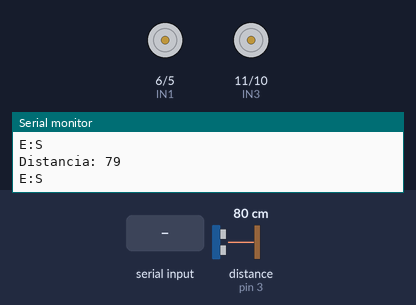
A sketch run on a simulated Arduino Uno, built with avr-gcc and run on an emulated ATmega328P. Parts: motor-driver pin pairs drawn as motors (green arrow = first pin HIGH = forward, orange = second pin HIGH = backward, longer = more drive), the last lines printed to the serial monitor. Wiring (inferred from the names in the program): ultrasonic range finder: trigger pin 2; echo pin 3. The inputs (shaded band) are chosen by the test bench; at power-on: distance to the obstacle (sensor on pin 3) 80 cm. The echo pulse lasts 58.3 µs per cm.

Above: at 1.2 s.
1.3 s: "F" received over Serial
At 1.45 s:
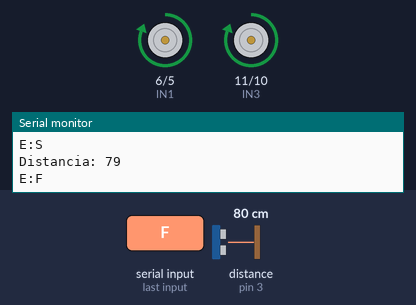
3.1 s: "B" received over Serial
At 3.25 s:
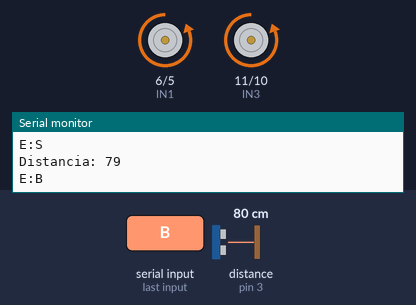
4.9 s: "L" received over Serial
At 5.05 s:
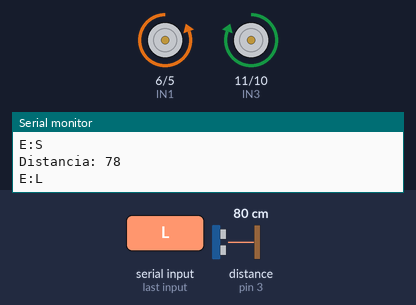
6.7 s: "R" received over Serial
At 6.85 s:
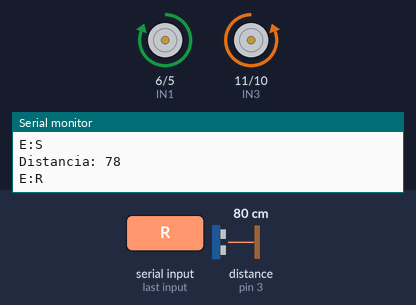
8.5 s: "Q" received over Serial
At 8.65 s:
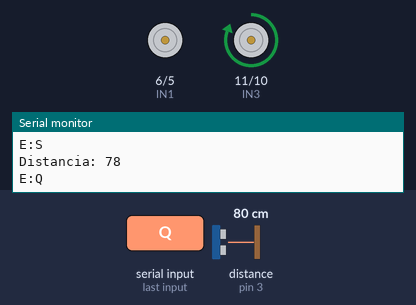
10.3 s: "E" received over Serial
At 10.45 s:
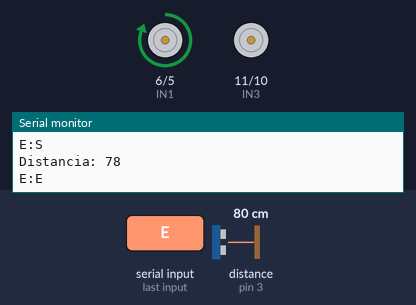
Timing chart, 0 to 13.1 s (numbered marks = the images above; inputs shaded):
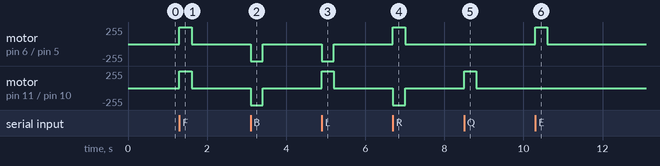

Measured:
- after the input at 1.3 s, motor on pin 6 (IN1) / pin 5 (IN2), motor on pin 11 (IN3) / pin 10 (IN4): stopped → forward 255/255 at once, → stopped 0.31 s later
- after the input at 3.1 s, motor on pin 6 (IN1) / pin 5 (IN2), motor on pin 11 (IN3) / pin 10 (IN4): stopped → backward 255/255 at once, → stopped 0.31 s later
- after the input at 4.9 s, motor on pin 6 (IN1) / pin 5 (IN2): stopped → backward 255/255 at once, → stopped 0.31 s later; motor on pin 11 (IN3) / pin 10 (IN4): stopped → forward 255/255 at once, → stopped 0.31 s later
- after the input at 6.7 s, motor on pin 6 (IN1) / pin 5 (IN2): stopped → forward 255/255 at once, → stopped 0.30 s later; motor on pin 11 (IN3) / pin 10 (IN4): stopped → backward 255/255 at once, → stopped 0.30 s later
- after the input at 8.5 s, motor on pin 11 (IN3) / pin 10 (IN4): stopped → forward 255/255 at once, → stopped 0.30 s later
- after the input at 10.3 s, motor on pin 6 (IN1) / pin 5 (IN2): stopped → forward 255/255 at once, → stopped 0.30 s later

The sketch:

ModoRC.ino
```cpp
// =============================================================
// RC MODE - Car controlled from Unity through the serial port
// Baud rate: 9600
//
// Commands received from Unity (one character, sent every 100 ms):
//   S stop            | F forward          | B backward
//   L turn left       | R turn right
//   Q forward + left  | E forward + right
//   Z backward + left | C backward + right
// Any other character (for example 'M') is ignored.
//
// Messages sent to Unity every 200 ms:
//   "Distancia: <cm>"  -> distance measured by the ultrasonic sensor
//   "E:<command>"      -> command the motors are actually executing
// =============================================================

// ---------- Pins ----------
const int TRIG = 2;   // HC-SR04 trigger
const int ECHO = 3;   // HC-SR04 echo
const int IN1 = 6;    // Motor A (left)
const int IN2 = 5;
const int IN3 = 11;   // Motor B (right)
const int IN4 = 10;

// ---------- Parameters ----------
const unsigned long TIMEOUT_ORDEN = 300;   // ms without commands -> the car stops
const bool FRENO_OBSTACULO = false;        // true = won't move forward if something is close
const int DISTANCIA_MINIMA = 15;           // cm

char orden = 'S';                 // last command received
unsigned long tUltimaOrden = 0;   // time of the last command
unsigned long tInforme = 0;       // time of the last message sent to Unity
long distancia = -1;              // last distance (cm), -1 = no reading

// Sends a 10 us pulse and converts the echo time into centimeters
long medirDistancia() {
  digitalWrite(TRIG, LOW);
  delayMicroseconds(2);
  digitalWrite(TRIG, HIGH);
  delayMicroseconds(10);
  digitalWrite(TRIG, LOW);
  long duracion = pulseIn(ECHO, HIGH, 30000);  // timeout 30 ms (~5 m)
  if (duracion == 0) return -1;                // no echo received
  return duracion * 0.034 / 2;                 // speed of sound 0.034 cm/us, round trip
}

// d = 1 forward, -1 backward, 0 stopped
void motorA(int d) {
  digitalWrite(IN1, d > 0 ? HIGH : LOW);
  digitalWrite(IN2, d < 0 ? HIGH : LOW);
}

void motorB(int d) {
  digitalWrite(IN3, d > 0 ? HIGH : LOW);
  digitalWrite(IN4, d < 0 ? HIGH : LOW);
}

// Translates a command into the direction of each motor
void aplicar(char c) {
  switch (c) {
    case 'F': motorA(1);  motorB(1);  break;
    case 'B': motorA(-1); motorB(-1); break;
    case 'L': motorA(-1); motorB(1);  break;
    case 'R': motorA(1);  motorB(-1); break;
    case 'Q': motorA(0);  motorB(1);  break;
    case 'E': motorA(1);  motorB(0);  break;
    case 'Z': motorA(-1); motorB(0);  break;
    case 'C': motorA(0);  motorB(-1); break;
    default:  motorA(0);  motorB(0);  break;   // 'S' or unknown -> stop
  }
}

void setup() {
  Serial.begin(9600);
  pinMode(TRIG, OUTPUT);
  pinMode(ECHO, INPUT);
  pinMode(IN1, OUTPUT); pinMode(IN2, OUTPUT);
  pinMode(IN3, OUTPUT); pinMode(IN4, OUTPUT);
  aplicar('S');
}

void loop() {
  // 1) Read the commands sent by Unity
  while (Serial.available() > 0) {
    char c = Serial.read();
    if (c == 'S' || c == 'F' || c == 'B' || c == 'L' || c == 'R' ||
        c == 'Q' || c == 'E' || c == 'Z' || c == 'C') {
      orden = c;
      tUltimaOrden = millis();
    }
  }

  // 2) Safety: if Unity stops sending commands, the car stops
  if (millis() - tUltimaOrden > TIMEOUT_ORDEN) orden = 'S';

  // 3) Optional obstacle brake (disabled by default)
  char efectiva = orden;
  if (FRENO_OBSTACULO && distancia >= 0 && distancia < DISTANCIA_MINIMA &&
      (orden == 'F' || orden == 'Q' || orden == 'E')) {
    efectiva = 'S';
  }
  aplicar(efectiva);

  // 4) Every 200 ms: measure the distance and report to Unity
  if (millis() - tInforme >= 200) {
    tInforme = millis();
    distancia = medirDistancia();
    Serial.print("Distancia: ");
    if (distancia < 0) Serial.println("--");
    else Serial.println(distancia);
    Serial.print("E:");
    Serial.println(efectiva);
  }
}
```
